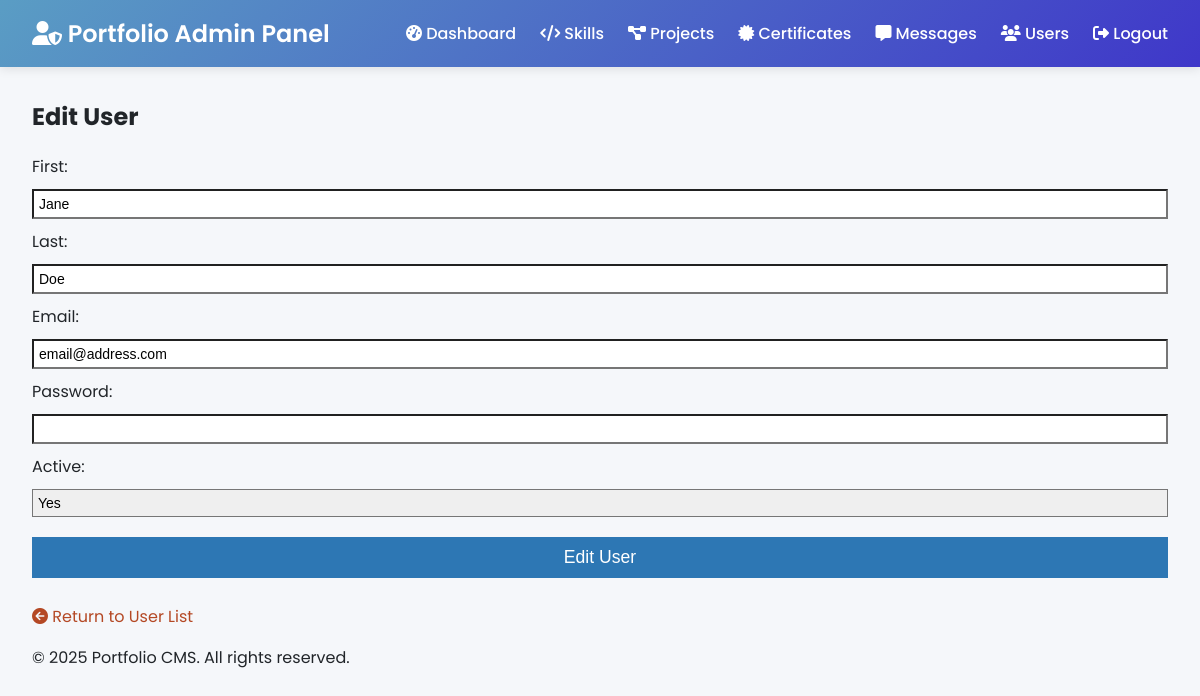
The app's page /admin/users_edit.php?id=1 (signed in) with its own data.
### tables this page shows
CREATE TABLE `users` (
  `id` int UNSIGNED NOT NULL,
  `first` varchar(25) DEFAULT NULL,
  `last` varchar(25) DEFAULT NULL,
  `email` varchar(100) DEFAULT NULL,
  `password` varchar(100) DEFAULT NULL,
  `active` enum('Yes','No') NOT NULL DEFAULT 'Yes',
  `dateAdded` datetime NOT NULL DEFAULT CURRENT_TIMESTAMP ON UPDATE CURRENT_TIMESTAMP
);

### admin/users_edit.php (the view, shortened to what this page needs)
<?php
include( 'includes/database.php' );
if( isset( $_GET['id'] ) )
{
  $query = 'SELECT *
    FROM users
    WHERE id = '.$_GET['id'].'
    LIMIT 1';
  $result = mysqli_query( $connect, $query );
  $record = mysqli_fetch_assoc( $result );
}
include( 'includes/header.php' );
?>
<h2>Edit User</h2>
<form method="post">
  <label for="first">First:</label>
  <input type="text" name="first" id="first" value="<?php echo htmlentities( $record['first'] ); ?>">
  <br>
  <label for="last">Last:</label>
  <input type="text" name="last" id="last" value="<?php echo htmlentities( $record['last'] ); ?>">
  <br>
  <label for="email">Email:</label>
  <input type="email" name="email" id="email" value="<?php echo htmlentities( $record['email'] ); ?>">
  <br>
  <label for="password">Password:</label>
  <input type="password" name="password" id="password">
  <br>
  <label for="active">Active:</label>
  <?php
  $values = array( 'Yes', 'No' );
  echo '<select name="active" id="active">';
  foreach( $values as $key => $value )
  {
    echo '<option value="'.$value.'"';
    if( $value == $record['active'] ) echo ' selected="selected"';
    echo '>'.$value.'</option>';
  }
  echo '</select>';
  ?>
  <br>
  <input type="submit" value="Edit User">
</form>
<p><a href="users.php"><i class="fas fa-arrow-circle-left"></i> Return to User List</a></p>
<?php
include( 'includes/footer.php' );
?>

### admin/styles.css (style rules this page uses)
a:link, a:active, a:hover, a:visited { text-decoration: none; color: #b44824; }
label { display: block; margin: 0 0 10px 0; text-align: left; }
select { -webkit-appearance: none; -moz-appearance: none; appearance: none; font-size: 14px; padding: 5px; width: 100%; margin: 0 0 10px 0; box-sizing: border-box; border-radius: 0; }
input { border-radius: 0; font-size: 14px; padding: 5px; width: 100%; margin: 0 0 10px 0; box-sizing: border-box; }
input[type=submit] { border: 0; background-color: #2d77b4; color: #fff; padding: 10px 10px; font-size: 110%; margin-top: 10px; }

### admin/includes/header.php (style rules this page uses)
:root { --primary-color:rgb(90, 157, 196); --secondary-color: #3f37c9; --accent-color:rgb(54, 170, 205); --light-color: #f8f9fa; --dark-color: #212529; --success-color: #4bb543; --warning-color: #f0ad4e; --danger-color: #d9534f; }
body { font-family: 'Poppins', sans-serif; margin: 0; padding: 0; background-color: #f5f7fa; color: var(--dark-color); }

### records on screen
users: first "Jane", last "Doe", email "email@address.com", active "Yes"
